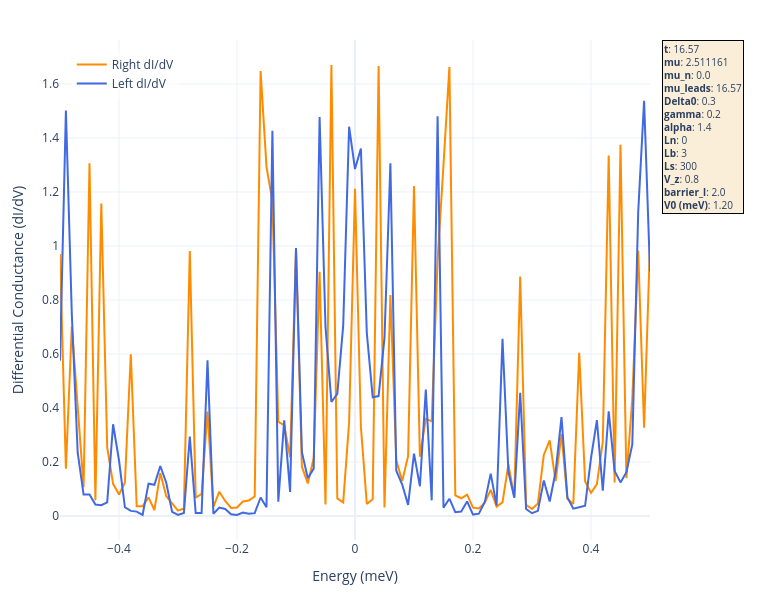

The notebook cell saved with this chart:
### Code cell
import plotly.graph_objects as go

# 1. Re-defining the specific parameters from your original list
params_to_show = {
    "t": f"{t:.2f}",
    "mu": mu,
    "mu_n": mu_n,
    "mu_leads": f"{mu_leads:.2f}",
    "Delta0": Delta0,
    "gamma": gamma,
    "alpha": alpha,
    "Ln": Ln,
    "Lb": Lb,
    "Ls": Ls,
    "V_z": V_z,
    "barrier_l": barrier_l,
    "V0 (meV)": f"{V0:.2f}"
}

# Construct the text string
text_str = '<br>'.join([f"<b>{key}</b>: {val}" for key, val in params_to_show.items()])

fig = go.Figure()

# 2. Add Traces
fig.add_trace(go.Scatter(
    x=energies, y=dIdV_right, mode='lines', name='Right dI/dV',
    line=dict(width=2, color='darkorange'),
    hovertemplate='Energy: %{x:.4f}<br>dI/dV: %{y:.6f}<extra></extra>'
))

fig.add_trace(go.Scatter(
    x=energies, y=dIdV_left, mode='lines', name='Left dI/dV',
    line=dict(width=2, color='royalblue'),
    hovertemplate='Energy: %{x:.4f}<br>dI/dV: %{y:.6f}<extra></extra>'
))

# 3. Final Tightened Layout
fig.update_layout(
    width=780,   # Narrowed width to eliminate side-whitespace
    height=600,
    template="plotly_white",
    hovermode="x unified",
    xaxis_title="Energy (meV)",
    yaxis_title="Differential Conductance (dI/dV)",
    
    # Keep legend top-left inside to avoid the parameter box
    legend=dict(
        yanchor="top",
        y=0.98,
        xanchor="left",
        x=0.02,
        bgcolor="rgba(255, 255, 255, 0.5)"
    ),

    # Trimmed right margin significantly
    margin=dict(l=60, r=130, t=40, b=60), 
    
    annotations=[
        dict(
            x=1.02, # Sits right on the edge of the plot
            y=1,
            xref="paper",
            yref="paper",
            text=text_str,
            showarrow=False,
            align="left",
            xanchor="left", # Anchor to the left side of the box
            bgcolor="rgba(245, 222, 179, 0.5)",
            bordercolor="black",
            borderwidth=1,
            font=dict(size=10)
        )
    ]
)

fig.show()

### Figure 1 — Plotly figure (JSON) as saved in the notebook; plotly's stock layout.template omitted (floating-point values rounded to 4 significant figures)
{"data": [{"hovertemplate": "Energy: %{x:.4f}<br>dI/dV: %{y:.6f}<extra></extra>", "line": {"color": "darkorange", "width": 2}, "mode": "lines", "name": "Right dI/dV", "type": "scatter", "x": [-0.5, -0.49, -0.48, -0.47, -0.46, -0.45, -0.44, -0.43, -0.42, -0.41, -0.4, -0.39, -0.38, -0.37, -0.36, -0.35, -0.34, -0.33, -0.32, -0.31, -0.3, -0.29, -0.28, -0.27, -0.26, -0.25, -0.24, -0.23, -0.22, -0.21, -0.2, -0.19, -0.18, -0.17, -0.16, -0.15, -0.14, -0.13, -0.12, -0.11, -0.1, -0.09, -0.08, -0.07, -0.06, -0.05, -0.04, -0.03, -0.02, -0.01, 0.0, 0.01, 0.02, 0.03, 0.04, 0.05, 0.06, 0.07, 0.08, 0.09, 0.1, 0.11, 0.12, 0.13, 0.14, 0.15, 0.16, 0.17, 0.18, 0.19, 0.2, 0.21, 0.22, 0.23, 0.24, 0.25, 0.26, 0.27, 0.28, 0.29, 0.3, 0.31, 0.32, 0.33, 0.34, 0.35, 0.36, 0.37, 0.38, 0.39, 0.4, 0.41, 0.42, 0.43, 0.44, 0.45, 0.46, 0.47, 0.48, 0.49, 0.5], "y": [0.9697, 0.1757, 0.702, 0.4162, 0.1069, 1.306, 0.05843, 1.157, 0.2553, 0.1194, 0.07965, 0.1245, 0.5989, 0.03639, 0.03616, 0.06928, 0.02242, 0.159, 0.07441, 0.04653, 0.02032, 0.02789, 0.9811, 0.0683, 0.08168, 0.3872, 0.03368, 0.09013, 0.05581, 0.03025, 0.03172, 0.05372, 0.05777, 0.07244, 1.648, 1.293, 1.166, 0.3487, 0.3362, 0.2171, 0.991, 0.1827, 0.1207, 0.2139, 0.9048, 0.04294, 1.67, 0.06546, 0.05078, 0.3468, 1.212, 0.331, 0.04512, 0.06205, 1.667, 0.03167, 0.8181, 0.2066, 0.13, 0.2219, 1.222, 0.2198, 0.36, 0.3506, 0.9488, 1.301, 1.662, 0.07684, 0.0659, 0.07937, 0.03104, 0.02835, 0.04963, 0.09669, 0.03486, 0.05071, 0.1911, 0.07011, 0.8867, 0.04162, 0.02614, 0.04668, 0.2265, 0.2798, 0.129, 0.3032, 0.064, 0.0446, 0.6046, 0.1281, 0.08576, 0.1186, 0.2752, 1.335, 0.1247, 1.374, 0.1404, 0.4337, 0.9825, 0.3271, 1.008]}, {"hovertemplate": "Energy: %{x:.4f}<br>dI/dV: %{y:.6f}<extra></extra>", "line": {"color": "royalblue", "width": 2}, "mode": "lines", "name": "Left dI/dV", "type": "scatter", "x": [-0.5, -0.49, -0.48, -0.47, -0.46, -0.45, -0.44, -0.43, -0.42, -0.41, -0.4, -0.39, -0.38, -0.37, -0.36, -0.35, -0.34, -0.33, -0.32, -0.31, -0.3, -0.29, -0.28, -0.27, -0.26, -0.25, -0.24, -0.23, -0.22, -0.21, -0.2, -0.19, -0.18, -0.17, -0.16, -0.15, -0.14, -0.13, -0.12, -0.11, -0.1, -0.09, -0.08, -0.07, -0.06, -0.05, -0.04, -0.03, -0.02, -0.01, 0.0, 0.01, 0.02, 0.03, 0.04, 0.05, 0.06, 0.07, 0.08, 0.09, 0.1, 0.11, 0.12, 0.13, 0.14, 0.15, 0.16, 0.17, 0.18, 0.19, 0.2, 0.21, 0.22, 0.23, 0.24, 0.25, 0.26, 0.27, 0.28, 0.29, 0.3, 0.31, 0.32, 0.33, 0.34, 0.35, 0.36, 0.37, 0.38, 0.39, 0.4, 0.41, 0.42, 0.43, 0.44, 0.45, 0.46, 0.47, 0.48, 0.49, 0.5], "y": [0.5755, 1.502, 0.7492, 0.2345, 0.07972, 0.07944, 0.04248, 0.03992, 0.05081, 0.3398, 0.2066, 0.03252, 0.0191, 0.01641, 0.0043, 0.1199, 0.1157, 0.1853, 0.1243, 0.01551, 0.004535, 0.01172, 0.2946, 0.01146, 0.01133, 0.577, 0.008672, 0.0317, 0.02631, 0.006682, 0.0039, 0.01284, 0.008229, 0.01078, 0.06873, 0.03292, 1.427, 0.05322, 0.3547, 0.08928, 0.9925, 0.2363, 0.1403, 0.1756, 1.477, 0.7003, 0.4224, 0.4525, 0.7052, 1.442, 1.285, 1.361, 0.6787, 0.4399, 0.4442, 0.6603, 1.306, 0.1677, 0.1168, 0.04141, 0.2311, 0.1102, 0.4681, 0.05822, 1.48, 0.03125, 0.06422, 0.01454, 0.01702, 0.05403, 0.005561, 0.008925, 0.05235, 0.1573, 0.03934, 0.6566, 0.164, 0.0678, 0.4562, 0.02623, 0.01047, 0.01923, 0.1319, 0.05404, 0.1641, 0.3664, 0.06897, 0.02725, 0.03262, 0.03798, 0.2147, 0.3553, 0.09356, 0.3878, 0.1673, 0.1246, 0.1623, 0.2654, 1.125, 1.538, 0.9062]}], "layout": {"annotations": [{"align": "left", "bgcolor": "rgba(245, 222, 179, 0.5)", "bordercolor": "black", "borderwidth": 1, "font": {"size": 10}, "showarrow": false, "text": "<b>t</b>: 16.57<br><b>mu</b>: 2.511161<br><b>mu_n</b>: 0.0<br><b>mu_leads</b>: 16.57<br><b>Delta0</b>: 0.3<br><b>gamma</b>: 0.2<br><b>alpha</b>: 1.4<br><b>Ln</b>: 0<br><b>Lb</b>: 3<br><b>Ls</b>: 300<br><b>V_z</b>: 0.8<br><b>barrier_l</b>: 2.0<br><b>V0 (meV)</b>: 1.20", "x": 1.02, "xanchor": "left", "xref": "paper", "y": 1, "yref": "paper"}], "height": 600, "hovermode": "x unified", "legend": {"bgcolor": "rgba(255, 255, 255, 0.5)", "x": 0.02, "xanchor": "left", "y": 0.98, "yanchor": "top"}, "margin": {"b": 60, "l": 60, "r": 130, "t": 40}, "width": 780, "xaxis": {"title": {"text": "Energy (meV)"}}, "yaxis": {"title": {"text": "Differential Conductance (dI/dV)"}}}}
